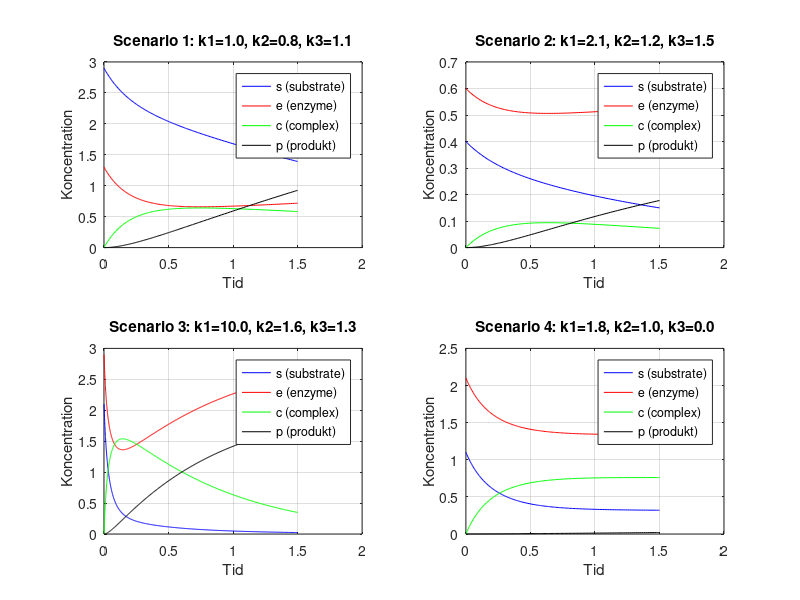

Source code (MATLAB):
function lab2Q7bcdef()
    % Konstanter och startvärden för de olika scenarierna
    scenarios = {
        struct('s0', 2.9, 'e0', 1.3, 'k1', 1.0, 'k2', 0.8, 'k3', 1.1),  % Scenario b
        struct('s0', 0.4, 'e0', 0.6, 'k1', 2.1, 'k2', 1.2, 'k3', 1.5),  % Scenario c
        struct('s0', 2.1, 'e0', 2.9, 'k1', 10, 'k2', 1.6, 'k3', 1.3),   % Scenario d
        struct('s0', 1.1, 'e0', 2.1, 'k1', 1.8, 'k2', 1.0, 'k3', 0.02)  % Scenario e
    };

    % Tidsspann från 0 till 1.5 tidsenheter
    tspan = [0 1.5];

    % Ställ in toleranser för ode45
    options = odeset('RelTol', 1e-8, 'AbsTol', 1e-8);

    figure;
    for i = 1:length(scenarios)
        scenario = scenarios{i};
        % Initialvillkor
        initial_conditions = [scenario.s0, scenario.e0, 0, 0];  % s, e, c, p initialt

        % Löser ODE-systemet med standard noggrannhet
        [t, y] = ode45(@(t, y) reaction_ode(t, y, scenario.k1, scenario.k2, scenario.k3), tspan, initial_conditions, options);

        % Plottar resultatet
        subplot(2, 2, i);
        plot(t, y(:,1), 'b-', t, y(:,2), 'r-', t, y(:,3), 'g-', t, y(:,4), 'k-');
        title(sprintf('Scenario %d: k1=%.1f, k2=%.1f, k3=%.1f', i, scenario.k1, scenario.k2, scenario.k3));
        xlabel('Tid');
        ylabel('Koncentration');
        legend('s (substrate)', 'e (enzyme)', 'c (complex)', 'p (produkt)');
        grid on;

        % Skriver ut koncentrationerna vid sluttiden
        fprintf('Koncentrationer vid t=%.1f för scenario %d:\n', t(end), i);
        fprintf('Substrat (s): %.4f\n', y(end, 1));
        fprintf('Enzym (e): %.4f\n', y(end, 2));
        fprintf('Komplex (c): %.4f\n', y(end, 3));
        fprintf('Produkt (p): %.4f\n\n', y(end, 4));

        % Beräkna och skriv ut felgränserna med högre noggrannhet för felgränsberäkning
        options_high_accuracy = odeset('RelTol', 1e-10, 'AbsTol', 1e-10);
        [~, y_high_acc] = ode45(@(t, y) reaction_ode(t, y, scenario.k1, scenario.k2, scenario.k3), tspan, initial_conditions, options_high_accuracy);

        % Beräkna och skriv ut felgränserna
        s_error = abs(y(end, 1) - y_high_acc(end, 1));
        e_error = abs(y(end, 2) - y_high_acc(end, 2));
        c_error = abs(y(end, 3) - y_high_acc(end, 3));
        p_error = abs(y(end, 4) - y_high_acc(end, 4));

        fprintf('Felgränser vid t=%.1f för scenario %d:\n', t(end), i);
        fprintf('Substrat (s) felgräns: %.4e\n', s_error);
        fprintf('Enzym (e) felgräns: %.4e\n', e_error);
        fprintf('Komplex (c) felgräns: %.4e\n', c_error);
        fprintf('Produkt (p) felgräns: %.4e\n\n', p_error);
    end
end

function dydt = reaction_ode(t, y, k1, k2, k3)
% Funktions som beskriver reaktionskinetiken för reaktionssystemet.
    s = y(1);
    e = y(2);
    c = y(3);
    p = y(4);

    dsdt = -k1 * s * e + k2 * c;
    dedt = -k1 * s * e + k2 * c + k3 * c;
    dcdt = k1 * s * e - k2 * c - k3 * c;
    dpdt = k3 * c;

    dydt = [dsdt; dedt; dcdt; dpdt];
end
